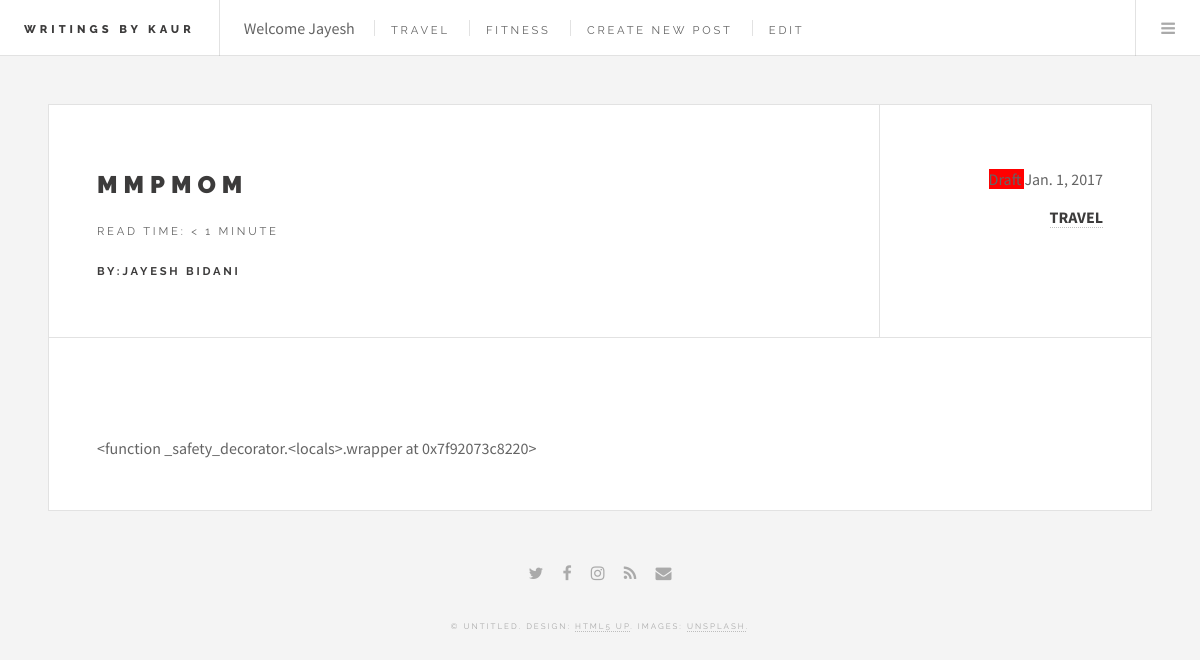
The page /mmpmom/ (signed in) on the database its author committed.
### posts/models.py (models this page shows, shortened)
class Genre(models.Model):
    id = models.AutoField(primary_key=True)
    title = models.CharField(max_length=100)
    image = models.CharField(max_length=1000)
    def __str__(self):
        return self.title

class Post(models.Model):
    user = models.ForeignKey(settings.AUTH_USER_MODEL, default=1)
    title = models.CharField(max_length=120)
    genre = models.ForeignKey(Genre)
    slug = models.SlugField(unique=True)
    image = models.CharField(max_length=1000)
    content = models.TextField()
    draft = models.CharField( max_length=5,choices=draft_choice,default='YES',)
    publish = models.DateField(auto_now=False, auto_now_add=False)
    read_time =  models.IntegerField(default=0) # models.TimeField(null=True, blank=True) #assume minutes
    updated = models.DateTimeField(auto_now=True, auto_now_add=False)
    timestamp = models.DateTimeField(auto_now=False, auto_now_add=True)
    favs = models.BooleanField(default=False, verbose_name='Favourite')
    objects = PostManager()
    class Meta:
        ordering = ["-timestamp", "-updated"]
    def get_markdown(self):
        content = self.content
        markdown_text = markdown(content)
        return mark_safe(markdown_text)
    @property
    def get_content_type(self):
        instance = self
        content_type = ContentType.objects.get_for_model(instance.__class__)
        return content_type

### posts/views.py (the view)
# urls.py: url(r'^(?P<slug>[\w-]+)/$', post_detail, name='detail'),
@login_required(login_url="/login/")
def post_detail(request, slug=None):
	instance = get_object_or_404(Post, slug=slug)
	if instance.publish > timezone.now().date() or instance.draft == 'YES':
		if not request.user.is_staff or not request.user.is_superuser:
			raise Http404
	share_string = quote_plus(instance.content)
	genre  = Genre.objects.all()
	initial_data = {
			"content_type": instance.get_content_type,
			"object_id": instance.id
	}
	context = {
		"genre":genre,
		"title": instance.title,
		"instance": instance,
		"share_string": share_string,
	}
	return render(request, "post.html", context)

### templates/post.html (shortened to what this page needs)
{% load staticfiles %}
{% load socialaccount %}
<!DOCTYPE HTML>
<html>
	<head>
		<link rel="stylesheet" href="{% static 'assets/css/main.css' %}" />
	</head>
	<body class="single">
			<div id="wrapper">
					<header id="header">
						<h1><a href="{% url 'posts:list' %}">Writings By Kaur</a></h1>
						<nav class="links">
							<ul>
								{% if request.user.is_authenticated %}
								<li>Welcome {{ request.user.first_name }} </li>
								{% else %}
								<li>Welcome Guest</li>
							{% endif %}
								{% for i in genre %}
								<li><a href="{% url 'posts:list-genre' i.title %}">{{ i }}</a></li>
								{% endfor %}
								{% if request.user.is_staff %}
								<li><a href="{% url 'posts:create' %}">Create New Post</a></li>
								<li><a href="{% url 'posts:update' instance.slug %}">Edit</a></li>
								{% endif %}
							</ul>
						</nav>
						<nav class="main">
							<ul>
								<li class="menu">
									<a class="fa-bars" href="#menu">Menu</a>
								</li>
							</ul>
						</nav>
					</header>
					<div id="main">
							<article class="post">
								<header>
									<div class="title">
										<h2><a href="#">{{ title }}</a></h2>
										<p>Read time: {% if instance.read_time <= 1 %} < 1 Minute {% else %}{{ instance.read_time }} minutes {% endif %}</p>
										<p>{% if instance.user.get_full_name %}<b>By:{{ instance.user.get_full_name }}</b>
{% endif %}</p>
									</div>
									<div class="meta">
										<span class="name">{% if instance.draft == 'YES' %}<span style="background-color:#ff0000;"> Draft </span>{% endif %}{{ instance.publish }}</span>
										<a href="" class="author"></a><span><a href="#"><b>{{ instance.genre.title|upper }}</b></a></span>
									</div>
								</header>
								<p><div class="post-detail-item">{{ instance.get_markdown }}</div></p>
															</article>
								</div>
					<section id="footer">
						<ul class="icons">
							<li><a href="#" class="fa-twitter"><span class="label">Twitter</span></a></li>
							<li><a href="#" class="fa-facebook"><span class="label">Facebook</span></a></li>
							<li><a href="#" class="fa-instagram"><span class="label">Instagram</span></a></li>
							<li><a href="#" class="fa-rss"><span class="label">RSS</span></a></li>
							<li><a href="#" class="fa-envelope"><span class="label">Email</span></a></li>
						</ul>
						<p class="copyright">&copy; Untitled. Design: <a href="http://html5up.net">HTML5 UP</a>. Images: <a href="http://unsplash.com">Unsplash</a>.</p>
					</section>
			</div>
	</body>
</html>

### rows shown on the page
Genre: title "TRAVEL"
Genre: title "FITNESS"
Post: title "MMPMOM", user.get_full_name "JAYESH BIDANI", publish "Jan. 1, 2017", genre "TRAVEL", get_markdown "<function _safety_decorator.<locals>.wrapper at 0x7f92073c8220>"

### other values the page prints
{{ request.user.first_name }} "Jayesh"
